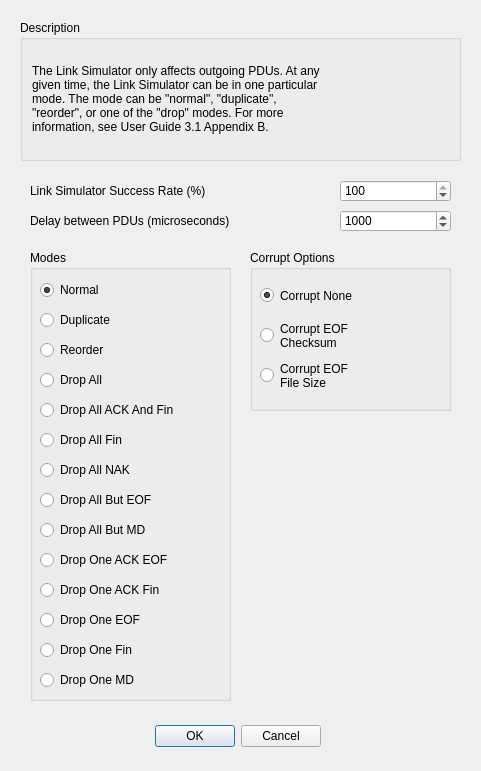
<?xml version="1.0" encoding="UTF-8"?>
<ui version="4.0">
 <class>Sim</class>
 <widget class="QDialog" name="Sim">
  <property name="geometry">
   <rect>
    <x>0</x>
    <y>0</y>
    <width>481</width>
    <height>771</height>
   </rect>
  </property>
  <property name="minimumSize">
   <size>
    <width>481</width>
    <height>771</height>
   </size>
  </property>
  <property name="maximumSize">
   <size>
    <width>481</width>
    <height>771</height>
   </size>
  </property>
  <property name="windowTitle">
   <string>Link Simulator</string>
  </property>
  <widget class="QDialogButtonBox" name="buttonBox">
   <property name="geometry">
    <rect>
     <x>-20</x>
     <y>720</y>
     <width>341</width>
     <height>32</height>
    </rect>
   </property>
   <property name="orientation">
    <enum>Qt::Horizontal</enum>
   </property>
   <property name="standardButtons">
    <set>QDialogButtonBox::Cancel|QDialogButtonBox::Ok</set>
   </property>
  </widget>
  <widget class="QLabel" name="label_rate">
   <property name="geometry">
    <rect>
     <x>30</x>
     <y>180</y>
     <width>281</width>
     <height>21</height>
    </rect>
   </property>
   <property name="text">
    <string>Link Simulator Success Rate (%)</string>
   </property>
  </widget>
  <widget class="QSpinBox" name="spinBox_rate">
   <property name="geometry">
    <rect>
     <x>340</x>
     <y>180</y>
     <width>111</width>
     <height>22</height>
    </rect>
   </property>
   <property name="maximum">
    <number>100</number>
   </property>
   <property name="singleStep">
    <number>1</number>
   </property>
   <property name="value">
    <number>100</number>
   </property>
  </widget>
  <widget class="QGroupBox" name="groupBox_description">
   <property name="geometry">
    <rect>
     <x>20</x>
     <y>20</y>
     <width>441</width>
     <height>141</height>
    </rect>
   </property>
   <property name="title">
    <string>Description</string>
   </property>
   <layout class="QGridLayout" name="gridLayout">
    <item row="0" column="0">
     <widget class="QLabel" name="label_description">
      <property name="text">
       <string>The Link Simulator only affects outgoing PDUs. At any
given time, the Link Simulator can be in one particular
mode. The mode can be &quot;normal&quot;, &quot;duplicate&quot;,
&quot;reorder&quot;, or one of the &quot;drop&quot; modes. For more
information, see User Guide 3.1 Appendix B.</string>
      </property>
     </widget>
    </item>
   </layout>
  </widget>
  <widget class="QLabel" name="label_delay">
   <property name="geometry">
    <rect>
     <x>30</x>
     <y>210</y>
     <width>281</width>
     <height>21</height>
    </rect>
   </property>
   <property name="text">
    <string>Delay between PDUs (microseconds)</string>
   </property>
  </widget>
  <widget class="QSpinBox" name="spinBox_delay">
   <property name="geometry">
    <rect>
     <x>340</x>
     <y>210</y>
     <width>111</width>
     <height>22</height>
    </rect>
   </property>
   <property name="maximum">
    <number>999999999</number>
   </property>
   <property name="singleStep">
    <number>1000</number>
   </property>
   <property name="value">
    <number>1000</number>
   </property>
  </widget>
  <widget class="QGroupBox" name="groupBox_modes">
   <property name="geometry">
    <rect>
     <x>30</x>
     <y>250</y>
     <width>201</width>
     <height>451</height>
    </rect>
   </property>
   <property name="title">
    <string>Modes</string>
   </property>
   <widget class="QRadioButton" name="radioButton_duplicate">
    <property name="geometry">
     <rect>
      <x>10</x>
      <y>60</y>
      <width>181</width>
      <height>20</height>
     </rect>
    </property>
    <property name="text">
     <string>Duplicate</string>
    </property>
   </widget>
   <widget class="QRadioButton" name="radioButton_reorder">
    <property name="geometry">
     <rect>
      <x>10</x>
      <y>90</y>
      <width>181</width>
      <height>20</height>
     </rect>
    </property>
    <property name="text">
     <string>Reorder</string>
    </property>
   </widget>
   <widget class="QRadioButton" name="radioButton_dropAll">
    <property name="geometry">
     <rect>
      <x>10</x>
      <y>120</y>
      <width>181</width>
      <height>20</height>
     </rect>
    </property>
    <property name="text">
     <string>Drop All</string>
    </property>
   </widget>
   <widget class="QRadioButton" name="radioButton_dropOneEOF">
    <property name="geometry">
     <rect>
      <x>10</x>
      <y>360</y>
      <width>181</width>
      <height>20</height>
     </rect>
    </property>
    <property name="text">
     <string>Drop One EOF</string>
    </property>
   </widget>
   <widget class="QRadioButton" name="radioButton_dropOneFin">
    <property name="geometry">
     <rect>
      <x>10</x>
      <y>390</y>
      <width>181</width>
      <height>20</height>
     </rect>
    </property>
    <property name="text">
     <string>Drop One Fin</string>
    </property>
   </widget>
   <widget class="QRadioButton" name="radioButton_normal">
    <property name="geometry">
     <rect>
      <x>10</x>
      <y>30</y>
      <width>181</width>
      <height>20</height>
     </rect>
    </property>
    <property name="text">
     <string>Normal</string>
    </property>
    <property name="checked">
     <bool>true</bool>
    </property>
   </widget>
   <widget class="QRadioButton" name="radioButton_dropAllACKAndFin">
    <property name="geometry">
     <rect>
      <x>10</x>
      <y>150</y>
      <width>181</width>
      <height>20</height>
     </rect>
    </property>
    <property name="text">
     <string>Drop All ACK And Fin</string>
    </property>
   </widget>
   <widget class="QRadioButton" name="radioButton_dropAllFin">
    <property name="geometry">
     <rect>
      <x>10</x>
      <y>180</y>
      <width>181</width>
      <height>20</height>
     </rect>
    </property>
    <property name="text">
     <string>Drop All Fin</string>
    </property>
   </widget>
   <widget class="QRadioButton" name="radioButton_dropAllNAK">
    <property name="geometry">
     <rect>
      <x>10</x>
      <y>210</y>
      <width>181</width>
      <height>20</height>
     </rect>
    </property>
    <property name="text">
     <string>Drop All NAK</string>
    </property>
   </widget>
   <widget class="QRadioButton" name="radioButton_dropAllButEOF">
    <property name="geometry">
     <rect>
      <x>10</x>
      <y>240</y>
      <width>181</width>
      <height>20</height>
     </rect>
    </property>
    <property name="text">
     <string>Drop All But EOF</string>
    </property>
   </widget>
   <widget class="QRadioButton" name="radioButton_dropAllButMD">
    <property name="geometry">
     <rect>
      <x>10</x>
      <y>270</y>
      <width>181</width>
      <height>20</height>
     </rect>
    </property>
    <property name="text">
     <string>Drop All But MD</string>
    </property>
   </widget>
   <widget class="QRadioButton" name="radioButton_dropOneMD">
    <property name="geometry">
     <rect>
      <x>10</x>
      <y>420</y>
      <width>181</width>
      <height>20</height>
     </rect>
    </property>
    <property name="text">
     <string>Drop One MD</string>
    </property>
   </widget>
   <widget class="QRadioButton" name="radioButton_dropOneACKEOF">
    <property name="geometry">
     <rect>
      <x>10</x>
      <y>300</y>
      <width>181</width>
      <height>20</height>
     </rect>
    </property>
    <property name="text">
     <string>Drop One ACK EOF</string>
    </property>
   </widget>
   <widget class="QRadioButton" name="radioButton_dropOneACKFin">
    <property name="geometry">
     <rect>
      <x>10</x>
      <y>330</y>
      <width>181</width>
      <height>20</height>
     </rect>
    </property>
    <property name="text">
     <string>Drop One ACK Fin</string>
    </property>
   </widget>
  </widget>
  <widget class="QGroupBox" name="groupBox_corruptOptions">
   <property name="geometry">
    <rect>
     <x>250</x>
     <y>250</y>
     <width>201</width>
     <height>161</height>
    </rect>
   </property>
   <property name="title">
    <string>Corrupt Options</string>
   </property>
   <widget class="QRadioButton" name="radioButton_corruptNone">
    <property name="geometry">
     <rect>
      <x>10</x>
      <y>30</y>
      <width>181</width>
      <height>31</height>
     </rect>
    </property>
    <property name="text">
     <string>Corrupt None</string>
    </property>
    <property name="checked">
     <bool>true</bool>
    </property>
   </widget>
   <widget class="QRadioButton" name="radioButton_corruptEOFChecksum">
    <property name="geometry">
     <rect>
      <x>10</x>
      <y>70</y>
      <width>181</width>
      <height>31</height>
     </rect>
    </property>
    <property name="text">
     <string>Corrupt EOF
Checksum</string>
    </property>
   </widget>
   <widget class="QRadioButton" name="radioButton_corruptEOFFileSize">
    <property name="geometry">
     <rect>
      <x>10</x>
      <y>110</y>
      <width>181</width>
      <height>31</height>
     </rect>
    </property>
    <property name="text">
     <string>Corrupt EOF
File Size</string>
    </property>
   </widget>
  </widget>
 </widget>
 <tabstops>
  <tabstop>spinBox_rate</tabstop>
  <tabstop>spinBox_delay</tabstop>
  <tabstop>radioButton_normal</tabstop>
  <tabstop>radioButton_duplicate</tabstop>
  <tabstop>radioButton_reorder</tabstop>
  <tabstop>radioButton_dropAll</tabstop>
  <tabstop>radioButton_dropAllACKAndFin</tabstop>
  <tabstop>radioButton_dropAllFin</tabstop>
  <tabstop>radioButton_dropAllNAK</tabstop>
  <tabstop>radioButton_dropAllButEOF</tabstop>
  <tabstop>radioButton_dropAllButMD</tabstop>
  <tabstop>radioButton_dropOneACKEOF</tabstop>
  <tabstop>radioButton_dropOneACKFin</tabstop>
  <tabstop>radioButton_dropOneEOF</tabstop>
  <tabstop>radioButton_dropOneFin</tabstop>
  <tabstop>radioButton_dropOneMD</tabstop>
  <tabstop>radioButton_corruptNone</tabstop>
  <tabstop>radioButton_corruptEOFChecksum</tabstop>
  <tabstop>radioButton_corruptEOFFileSize</tabstop>
 </tabstops>
 <resources/>
 <connections>
  <connection>
   <sender>buttonBox</sender>
   <signal>accepted()</signal>
   <receiver>Sim</receiver>
   <slot>accept()</slot>
   <hints>
    <hint type="sourcelabel">
     <x>248</x>
     <y>254</y>
    </hint>
    <hint type="destinationlabel">
     <x>157</x>
     <y>274</y>
    </hint>
   </hints>
  </connection>
  <connection>
   <sender>buttonBox</sender>
   <signal>rejected()</signal>
   <receiver>Sim</receiver>
   <slot>reject()</slot>
   <hints>
    <hint type="sourcelabel">
     <x>316</x>
     <y>260</y>
    </hint>
    <hint type="destinationlabel">
     <x>286</x>
     <y>274</y>
    </hint>
   </hints>
  </connection>
 </connections>
</ui>
